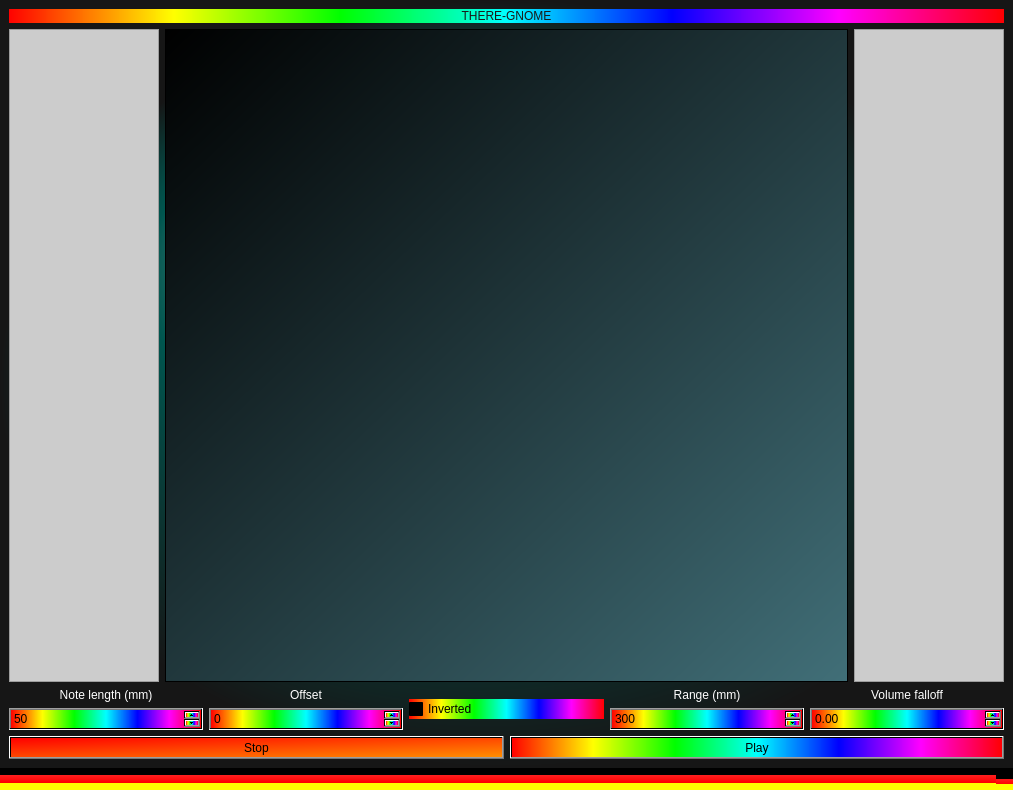
<?xml version="1.0" encoding="UTF-8"?>
<ui version="4.0">
 <class>MainWindow</class>
 <widget class="QMainWindow" name="MainWindow">
  <property name="geometry">
   <rect>
    <x>0</x>
    <y>0</y>
    <width>1013</width>
    <height>790</height>
   </rect>
  </property>
  <property name="windowTitle">
   <string>Pythondaq - Diode experiment</string>
  </property>
  <property name="styleSheet">
   <string notr="true">background-color: qradialgradient(spread:pad, cx:0.5, cy:0.5, radius:0.5, fx:0.5, fy:0.5, stop:0 rgba(255, 0, 0, 255), stop:0.479904 rgba(255, 0, 0, 255), stop:0.522685 rgba(255, 255, 255, 255), stop:1 rgba(255, 255, 255, 255));
background-color: qlineargradient(spread:pad, x1:0, y1:0, x2:0, y2:1, stop:0 rgba(0, 0, 0, 255), stop:0.33 rgba(0, 0, 0, 255), stop:0.34 rgba(255, 30, 30, 255), stop:0.66 rgba(255, 0, 0, 255), stop:0.67 rgba(255, 255, 0, 255), stop:1 rgba(255, 255, 0, 255));</string>
  </property>
  <widget class="QWidget" name="centralwidget">
   <property name="styleSheet">
    <string notr="true">background-color: qradialgradient(spread:pad, cx:0.5, cy:0.5, radius:0.5, fx:0.273, fy:0.238636, stop:0 rgba(126, 148, 146, 255), stop:0.465909 rgba(0, 86, 79, 255), stop:1 rgba(22, 22, 22, 255));</string>
   </property>
   <layout class="QVBoxLayout" name="verticalLayout_3">
    <item>
     <widget class="QLabel" name="label_2">
      <property name="styleSheet">
       <string notr="true">background-color: qlineargradient(spread:pad, x1:0, y1:0, x2:1, y2:0, stop:0 rgba(255, 0, 0, 255), stop:0.166 rgba(255, 255, 0, 255), stop:0.333 rgba(0, 255, 0, 255), stop:0.5 rgba(0, 255, 255, 255), stop:0.666 rgba(0, 0, 255, 255), stop:0.833 rgba(255, 0, 255, 255), stop:1 rgba(255, 0, 0, 255));
color: rgb(25, 25, 25);
font: 30pt &quot;Impact&quot;;</string>
      </property>
      <property name="text">
       <string>THERE-GNOME</string>
      </property>
      <property name="alignment">
       <set>Qt::AlignmentFlag::AlignCenter</set>
      </property>
     </widget>
    </item>
    <item>
     <layout class="QHBoxLayout" name="horizontalLayout">
      <item>
       <layout class="QVBoxLayout" name="verticalLayout_4">
        <item>
         <layout class="QHBoxLayout" name="horizontalLayout_3">
          <item>
           <widget class="QFrame" name="frame">
            <property name="sizePolicy">
             <sizepolicy hsizetype="Minimum" vsizetype="Preferred">
              <horstretch>0</horstretch>
              <verstretch>0</verstretch>
             </sizepolicy>
            </property>
            <property name="minimumSize">
             <size>
              <width>150</width>
              <height>0</height>
             </size>
            </property>
            <property name="styleSheet">
             <string notr="true">background-image: url(:/Images/gnomenobutt.jpg);
background-color: #cccccc;
background-position: center;
border-image: url(:/Images/gnomenobutt.jpg) 0 0 0 0 stretch stretch;</string>
            </property>
            <property name="frameShape">
             <enum>QFrame::Shape::StyledPanel</enum>
            </property>
            <property name="frameShadow">
             <enum>QFrame::Shadow::Raised</enum>
            </property>
           </widget>
          </item>
          <item>
           <widget class="PlotWidget" name="plot_widget">
            <property name="minimumSize">
             <size>
              <width>650</width>
              <height>0</height>
             </size>
            </property>
            <property name="styleSheet">
             <string notr="true">background-color: qlineargradient(spread:pad, x1:0, y1:0, x2:1, y2:1, stop:0 rgba(0, 0, 0, 255), stop:1 rgba(65, 111, 120, 255));</string>
            </property>
           </widget>
          </item>
          <item>
           <widget class="QFrame" name="frame_2">
            <property name="sizePolicy">
             <sizepolicy hsizetype="Minimum" vsizetype="Preferred">
              <horstretch>0</horstretch>
              <verstretch>0</verstretch>
             </sizepolicy>
            </property>
            <property name="minimumSize">
             <size>
              <width>150</width>
              <height>0</height>
             </size>
            </property>
            <property name="styleSheet">
             <string notr="true">background-image: url(:/Images/gnome.png);
background-color: #cccccc;
background-position: center;
border-image: url(:/Images/gnome.png) 0 0 0 0 stretch stretch;</string>
            </property>
            <property name="frameShape">
             <enum>QFrame::Shape::StyledPanel</enum>
            </property>
            <property name="frameShadow">
             <enum>QFrame::Shadow::Raised</enum>
            </property>
           </widget>
          </item>
         </layout>
        </item>
        <item>
         <layout class="QHBoxLayout" name="Settings">
          <item>
           <layout class="QVBoxLayout" name="verticalLayout">
            <item>
             <widget class="QLabel" name="lengthLabel">
              <property name="styleSheet">
               <string notr="true">background-color: rgba(255, 255, 255, 0);
font: bold 10pt &quot;Comic Sans MS&quot;;
color: rgb(255, 255, 255);</string>
              </property>
              <property name="text">
               <string>Note length (mm)</string>
              </property>
              <property name="alignment">
               <set>Qt::AlignmentFlag::AlignCenter</set>
              </property>
             </widget>
            </item>
            <item>
             <widget class="QDoubleSpinBox" name="lengthDoubleSpinBox">
              <property name="styleSheet">
               <string notr="true">background-color: qlineargradient(spread:pad, x1:0, y1:0, x2:1, y2:0, stop:0 rgba(255, 0, 0, 255), stop:0.166 rgba(255, 255, 0, 255), stop:0.333 rgba(0, 255, 0, 255), stop:0.5 rgba(0, 255, 255, 255), stop:0.666 rgba(0, 0, 255, 255), stop:0.833 rgba(255, 0, 255, 255), stop:1 rgba(255, 0, 0, 255));
font: bold 10pt &quot;Comic Sans MS&quot;;
color: rgb(0, 0, 0);</string>
              </property>
              <property name="decimals">
               <number>0</number>
              </property>
              <property name="minimum">
               <double>1.000000000000000</double>
              </property>
              <property name="maximum">
               <double>100.000000000000000</double>
              </property>
              <property name="singleStep">
               <double>1.000000000000000</double>
              </property>
              <property name="value">
               <double>50.000000000000000</double>
              </property>
             </widget>
            </item>
           </layout>
          </item>
          <item>
           <layout class="QVBoxLayout" name="verticalLayout_2">
            <item>
             <widget class="QLabel" name="offsetLabel">
              <property name="styleSheet">
               <string notr="true">background-color: rgba(255, 255, 255, 0);
font: bold 10pt &quot;Comic Sans MS&quot;;
color: rgb(255, 255, 255);</string>
              </property>
              <property name="text">
               <string>Offset</string>
              </property>
              <property name="alignment">
               <set>Qt::AlignmentFlag::AlignCenter</set>
              </property>
             </widget>
            </item>
            <item>
             <widget class="QSpinBox" name="offsetSpinBox">
              <property name="styleSheet">
               <string notr="true">background-color: qlineargradient(spread:pad, x1:0, y1:0, x2:1, y2:0, stop:0 rgba(255, 0, 0, 255), stop:0.166 rgba(255, 255, 0, 255), stop:0.333 rgba(0, 255, 0, 255), stop:0.5 rgba(0, 255, 255, 255), stop:0.666 rgba(0, 0, 255, 255), stop:0.833 rgba(255, 0, 255, 255), stop:1 rgba(255, 0, 0, 255));
font: bold 10pt &quot;Comic Sans MS&quot;;
color: rgb(0, 0, 0);</string>
              </property>
              <property name="minimum">
               <number>-20</number>
              </property>
              <property name="maximum">
               <number>20</number>
              </property>
             </widget>
            </item>
           </layout>
          </item>
          <item>
           <layout class="QVBoxLayout" name="verticalLayout_5">
            <item>
             <widget class="QCheckBox" name="invertedToggle">
              <property name="styleSheet">
               <string notr="true">background-color: qlineargradient(spread:pad, x1:0, y1:0, x2:1, y2:0, stop:0 rgba(255, 0, 0, 255), stop:0.166 rgba(255, 255, 0, 255), stop:0.333 rgba(0, 255, 0, 255), stop:0.5 rgba(0, 255, 255, 255), stop:0.666 rgba(0, 0, 255, 255), stop:0.833 rgba(255, 0, 255, 255), stop:1 rgba(255, 0, 0, 255));
font: bold 10pt &quot;Comic Sans MS&quot;;
color: rgb(0, 0, 0);</string>
              </property>
              <property name="text">
               <string>Inverted</string>
              </property>
             </widget>
            </item>
           </layout>
          </item>
          <item>
           <layout class="QVBoxLayout" name="verticalLayout_6">
            <item>
             <widget class="QLabel" name="rangeLabel">
              <property name="styleSheet">
               <string notr="true">background-color: rgba(255, 255, 255, 0);
font: bold 10pt &quot;Comic Sans MS&quot;;
color: rgb(255, 255, 255);</string>
              </property>
              <property name="text">
               <string>Range (mm)</string>
              </property>
              <property name="alignment">
               <set>Qt::AlignmentFlag::AlignCenter</set>
              </property>
             </widget>
            </item>
            <item>
             <widget class="QDoubleSpinBox" name="rangeDoubleSpinBox">
              <property name="styleSheet">
               <string notr="true">background-color: qlineargradient(spread:pad, x1:0, y1:0, x2:1, y2:0, stop:0 rgba(255, 0, 0, 255), stop:0.166 rgba(255, 255, 0, 255), stop:0.333 rgba(0, 255, 0, 255), stop:0.5 rgba(0, 255, 255, 255), stop:0.666 rgba(0, 0, 255, 255), stop:0.833 rgba(255, 0, 255, 255), stop:1 rgba(255, 0, 0, 255));
font: bold 10pt &quot;Comic Sans MS&quot;;
color: rgb(0, 0, 0);</string>
              </property>
              <property name="decimals">
               <number>0</number>
              </property>
              <property name="maximum">
               <double>1000.000000000000000</double>
              </property>
              <property name="singleStep">
               <double>100.000000000000000</double>
              </property>
              <property name="value">
               <double>300.000000000000000</double>
              </property>
             </widget>
            </item>
           </layout>
          </item>
          <item>
           <layout class="QVBoxLayout" name="verticalLayout_7">
            <item>
             <widget class="QLabel" name="label">
              <property name="styleSheet">
               <string notr="true">background-color: rgba(255, 255, 255, 0);
font: bold 10pt &quot;Comic Sans MS&quot;;
color: rgb(255, 255, 255);</string>
              </property>
              <property name="text">
               <string>Volume falloff</string>
              </property>
              <property name="textFormat">
               <enum>Qt::TextFormat::MarkdownText</enum>
              </property>
              <property name="alignment">
               <set>Qt::AlignmentFlag::AlignCenter</set>
              </property>
             </widget>
            </item>
            <item>
             <widget class="QDoubleSpinBox" name="volfalloffDoubleSpinBox">
              <property name="styleSheet">
               <string notr="true">background-color: qlineargradient(spread:pad, x1:0, y1:0, x2:1, y2:0, stop:0 rgba(255, 0, 0, 255), stop:0.166 rgba(255, 255, 0, 255), stop:0.333 rgba(0, 255, 0, 255), stop:0.5 rgba(0, 255, 255, 255), stop:0.666 rgba(0, 0, 255, 255), stop:0.833 rgba(255, 0, 255, 255), stop:1 rgba(255, 0, 0, 255));
font: bold 10pt &quot;Comic Sans MS&quot;;
color: rgb(0, 0, 0);</string>
              </property>
              <property name="minimum">
               <double>-10.000000000000000</double>
              </property>
              <property name="maximum">
               <double>10.000000000000000</double>
              </property>
             </widget>
            </item>
           </layout>
          </item>
         </layout>
        </item>
       </layout>
      </item>
     </layout>
    </item>
    <item>
     <layout class="QHBoxLayout" name="horizontalLayout_2">
      <item>
       <widget class="QPushButton" name="stopButton">
        <property name="styleSheet">
         <string notr="true">background-color: qlineargradient(spread:pad, x1:0, y1:0, x2:1, y2:1, stop:0 rgba(255, 0, 0, 255), stop:1 rgba(255, 142, 0, 255));
font: bold 10pt &quot;Comic Sans MS&quot;;
color: rgb(0, 0, 0);</string>
        </property>
        <property name="text">
         <string>Stop</string>
        </property>
       </widget>
      </item>
      <item>
       <widget class="QPushButton" name="playButton">
        <property name="styleSheet">
         <string notr="true">background-color: qlineargradient(spread:pad, x1:0, y1:0, x2:1, y2:0, stop:0 rgba(255, 0, 0, 255), stop:0.166 rgba(255, 255, 0, 255), stop:0.333 rgba(0, 255, 0, 255), stop:0.5 rgba(0, 255, 255, 255), stop:0.666 rgba(0, 0, 255, 255), stop:0.833 rgba(255, 0, 255, 255), stop:1 rgba(255, 0, 0, 255));
font: bold 10pt &quot;Comic Sans MS&quot;;
color: rgb(0, 0, 0);</string>
        </property>
        <property name="text">
         <string>Play</string>
        </property>
       </widget>
      </item>
     </layout>
    </item>
   </layout>
  </widget>
  <widget class="QMenuBar" name="menubar">
   <property name="geometry">
    <rect>
     <x>0</x>
     <y>0</y>
     <width>1013</width>
     <height>22</height>
    </rect>
   </property>
  </widget>
  <widget class="QStatusBar" name="statusbar"/>
 </widget>
 <customwidgets>
  <customwidget>
   <class>PlotWidget</class>
   <extends>QGraphicsView</extends>
   <header>pyqtgraph</header>
  </customwidget>
 </customwidgets>
 <resources>
  <include location="resources.qrc"/>
 </resources>
 <connections/>
</ui>
